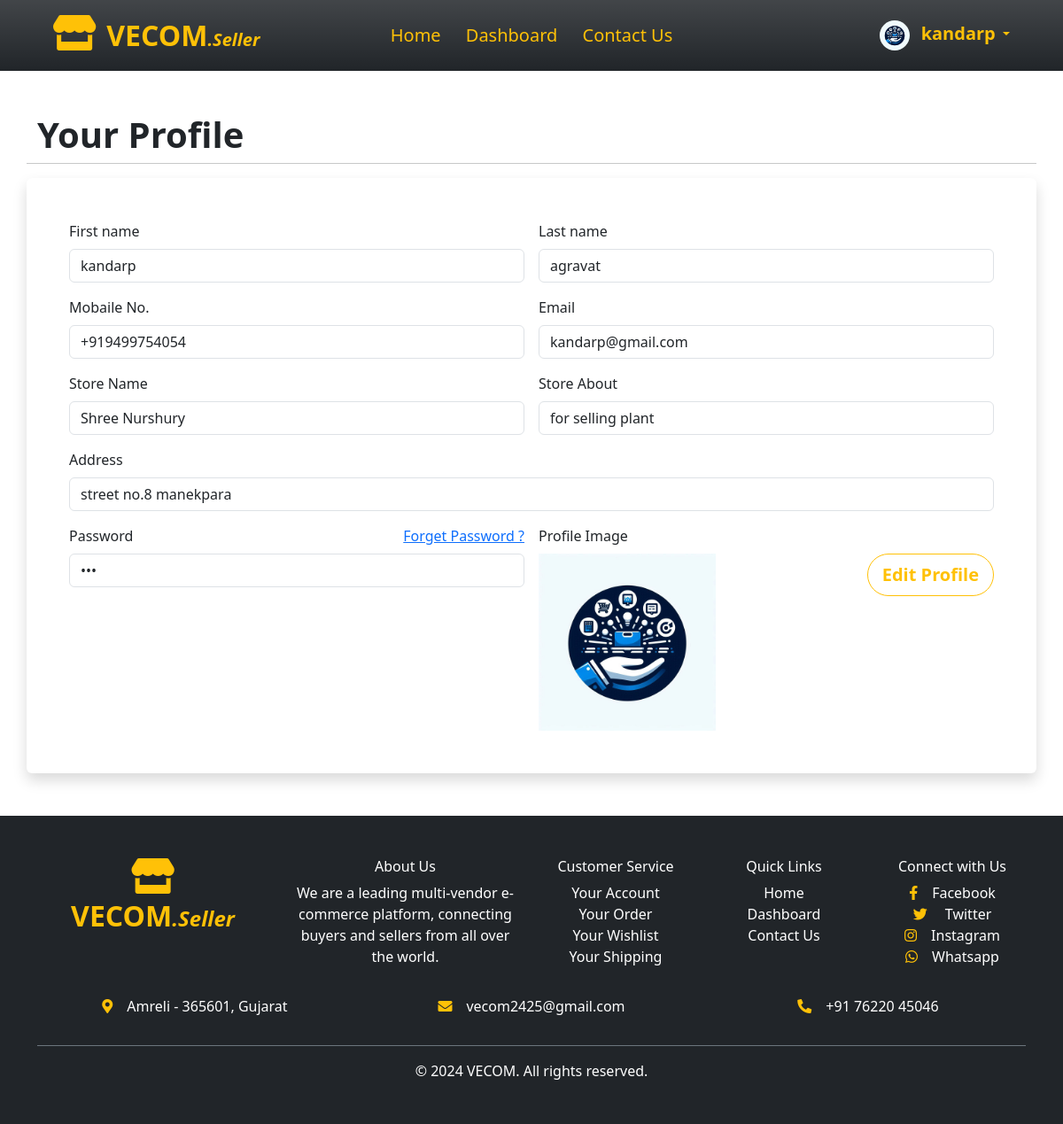
The page /seller/sell_profile.php (signed in) on the database its author committed.
### tables this page shows
CREATE TABLE `vendor` (
  `v_id` int(11) NOT NULL,
  `v_f_name` varchar(50) NOT NULL,
  `v_l_name` varchar(50) NOT NULL,
  `v_mobile_no` varchar(15) NOT NULL,
  `v_email` varchar(250) NOT NULL,
  `v_password` varchar(16) NOT NULL,
  `v_address` varchar(300) NOT NULL,
  `v_image` varchar(300) NOT NULL,
  `v_store_name` varchar(100) NOT NULL,
  `v_store_about` varchar(250) NOT NULL,
  `v_status` int(11) DEFAULT NULL
);

### seller/sell_profile.php (the view, shortened to what this page needs)
<?php
    include("header.php");
    include("menubar.php");
    include("connection.php");
    $sel_user="SELECT * FROM vendor WHERE v_id='".$_SESSION['seller']['v_id']."'";
    $sel_user_ans=mysqli_query($c,$sel_user);
    $fv=mysqli_fetch_array($sel_user_ans);
?>
<div class="container-fuild py-5">
    <div class="container">
        <div class="row">
            <h1 class="fs-1 fw-bold">Your Profile</h1>
            <hr>
        </div>
        <div class="row justify-content-center">
            <div class="card o-hidden border-0 shadow o-hidden p-5">
                <form class="row g-3">
                    <div class="col-md-6">
                        <label for="validationCustom01" class="form-label">First name</label>
                        <input type="text" name="ufnm" class="form-control" id="validationCustom01" value="<?= $fv['v_f_name'] ?>" readonly>
                    </div>
                    <div class="col-md-6">
                        <label for="validationCustom02" class="form-label">Last name</label>
                        <input type="text" name="ulnm" class="form-control" id="validationCustom02" value="<?= $fv['v_l_name'] ?>" readonly>
                    </div>
                    <div class="col-md-6">
                        <label for="validationCustom04" class="form-label">Mobaile No.</label>
                          <input type="text" name="umno" class="form-control" id="validationCustomUsername" aria-describedby="inputGroupPrepend" value="<?= $fv['v_mobile_no'] ?>" readonly>
                    </div>
                    <div class="col-md-6">
                        <label for="validationCustom03" class="form-label">Email</label>
                        <input type="email" name="uemail" class="form-control" id="validationCustom03" value="<?= $fv['v_email'] ?>" readonly>
                    </div>
                    <div class="col-md-6">
                        <label for="validationCustom03" class="form-label">Store Name</label>
                        <input type="text" name="cpass" class="form-control" id="validationCustom03" value="<?= $fv['v_store_name'] ?>" readonly>
                    </div>
                    <div class="col-md-6">
                        <label for="validationCustom03" class="form-label">Store About</label>
                        <input type="text" name="cpass" class="form-control" id="validationCustom03" value="<?= $fv['v_store_about'] ?>" readonly>
                    </div>
                    <div class="col-md-12">
                        <label for="validationCustom03" class="form-label">Address</label>
                        <input type="text" name="cpass" class="form-control" id="validationCustom03" value="<?= $fv['v_address'] ?>" readonly>
                    </div>
                    <div class="col-md-6">
                        <div class="d-flex justify-content-between">
                            <label for="validationCustom03" class="form-label">Password</label>
                            <a href="#">Forget Password ?</a>
                        </div>
                        <input type="Password" name="cpass" class="form-control" id="validationCustom03" value="<?= $fv['v_password'] ?>" readonly>
                    </div>
                    <div class="col-md-4">
                    <label for="validationCustom03" class="form-label">Profile Image</label><br>
                        <img id="validationCustom03" src="<?= "http://localhost/Akommerce/seller/img/vendor_img/".$fv['v_image'] ?>" width="auto" height="200px">
                    </div>
                    <div class="col-md-2 mt-5">
                        <form action="edit_product.php" method="POST">
                            <input type="button" value="Edit Profile" class="btn btn-lg btn-outline-warning rounded-5 float-end fw-bold" data-bs-toggle="modal" data-bs-target="#editProduct">
                        </form>
                    </div>
                </form>
            </div>
        </div>
    </div>
</div>
<?php
    include("footer.php");
?>

### rows shown on the page
vendor: ufnm "kandarp", ulnm "agravat", umno "+919499754054", uemail "kandarp@gmail.com", cpass "Shree Nurshury", cpass "for selling plant", cpass "street no.8 manekpara", v_image (picture)

### other values the page prints
$_SESSION['seller']['v_f_name'] "kandarp"
